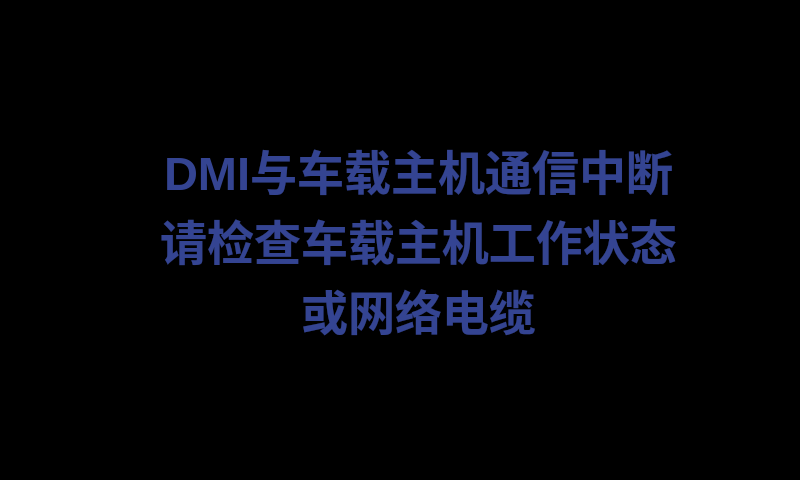
<?xml version="1.0" encoding="UTF-8"?>
<ui version="4.0">
 <class>Loseconnection7ch</class>
 <widget class="QMainWindow" name="Loseconnection7ch">
  <property name="windowModality">
   <enum>Qt::NonModal</enum>
  </property>
  <property name="geometry">
   <rect>
    <x>0</x>
    <y>0</y>
    <width>800</width>
    <height>480</height>
   </rect>
  </property>
  <property name="palette">
   <palette>
    <active>
     <colorrole role="WindowText">
      <brush brushstyle="SolidPattern">
       <color alpha="255">
        <red>255</red>
        <green>255</green>
        <blue>255</blue>
       </color>
      </brush>
     </colorrole>
     <colorrole role="Button">
      <brush brushstyle="SolidPattern">
       <color alpha="255">
        <red>0</red>
        <green>0</green>
        <blue>0</blue>
       </color>
      </brush>
     </colorrole>
     <colorrole role="Light">
      <brush brushstyle="SolidPattern">
       <color alpha="255">
        <red>0</red>
        <green>0</green>
        <blue>0</blue>
       </color>
      </brush>
     </colorrole>
     <colorrole role="Midlight">
      <brush brushstyle="SolidPattern">
       <color alpha="255">
        <red>0</red>
        <green>0</green>
        <blue>0</blue>
       </color>
      </brush>
     </colorrole>
     <colorrole role="Dark">
      <brush brushstyle="SolidPattern">
       <color alpha="255">
        <red>0</red>
        <green>0</green>
        <blue>0</blue>
       </color>
      </brush>
     </colorrole>
     <colorrole role="Mid">
      <brush brushstyle="SolidPattern">
       <color alpha="255">
        <red>0</red>
        <green>0</green>
        <blue>0</blue>
       </color>
      </brush>
     </colorrole>
     <colorrole role="Text">
      <brush brushstyle="SolidPattern">
       <color alpha="255">
        <red>255</red>
        <green>255</green>
        <blue>255</blue>
       </color>
      </brush>
     </colorrole>
     <colorrole role="BrightText">
      <brush brushstyle="SolidPattern">
       <color alpha="255">
        <red>255</red>
        <green>255</green>
        <blue>255</blue>
       </color>
      </brush>
     </colorrole>
     <colorrole role="ButtonText">
      <brush brushstyle="SolidPattern">
       <color alpha="255">
        <red>255</red>
        <green>255</green>
        <blue>255</blue>
       </color>
      </brush>
     </colorrole>
     <colorrole role="Base">
      <brush brushstyle="SolidPattern">
       <color alpha="255">
        <red>0</red>
        <green>0</green>
        <blue>0</blue>
       </color>
      </brush>
     </colorrole>
     <colorrole role="Window">
      <brush brushstyle="SolidPattern">
       <color alpha="255">
        <red>0</red>
        <green>0</green>
        <blue>0</blue>
       </color>
      </brush>
     </colorrole>
     <colorrole role="Shadow">
      <brush brushstyle="SolidPattern">
       <color alpha="255">
        <red>0</red>
        <green>0</green>
        <blue>0</blue>
       </color>
      </brush>
     </colorrole>
     <colorrole role="AlternateBase">
      <brush brushstyle="SolidPattern">
       <color alpha="255">
        <red>0</red>
        <green>0</green>
        <blue>0</blue>
       </color>
      </brush>
     </colorrole>
     <colorrole role="ToolTipBase">
      <brush brushstyle="SolidPattern">
       <color alpha="255">
        <red>255</red>
        <green>255</green>
        <blue>220</blue>
       </color>
      </brush>
     </colorrole>
     <colorrole role="ToolTipText">
      <brush brushstyle="SolidPattern">
       <color alpha="255">
        <red>0</red>
        <green>0</green>
        <blue>0</blue>
       </color>
      </brush>
     </colorrole>
    </active>
    <inactive>
     <colorrole role="WindowText">
      <brush brushstyle="SolidPattern">
       <color alpha="255">
        <red>255</red>
        <green>255</green>
        <blue>255</blue>
       </color>
      </brush>
     </colorrole>
     <colorrole role="Button">
      <brush brushstyle="SolidPattern">
       <color alpha="255">
        <red>0</red>
        <green>0</green>
        <blue>0</blue>
       </color>
      </brush>
     </colorrole>
     <colorrole role="Light">
      <brush brushstyle="SolidPattern">
       <color alpha="255">
        <red>0</red>
        <green>0</green>
        <blue>0</blue>
       </color>
      </brush>
     </colorrole>
     <colorrole role="Midlight">
      <brush brushstyle="SolidPattern">
       <color alpha="255">
        <red>0</red>
        <green>0</green>
        <blue>0</blue>
       </color>
      </brush>
     </colorrole>
     <colorrole role="Dark">
      <brush brushstyle="SolidPattern">
       <color alpha="255">
        <red>0</red>
        <green>0</green>
        <blue>0</blue>
       </color>
      </brush>
     </colorrole>
     <colorrole role="Mid">
      <brush brushstyle="SolidPattern">
       <color alpha="255">
        <red>0</red>
        <green>0</green>
        <blue>0</blue>
       </color>
      </brush>
     </colorrole>
     <colorrole role="Text">
      <brush brushstyle="SolidPattern">
       <color alpha="255">
        <red>255</red>
        <green>255</green>
        <blue>255</blue>
       </color>
      </brush>
     </colorrole>
     <colorrole role="BrightText">
      <brush brushstyle="SolidPattern">
       <color alpha="255">
        <red>255</red>
        <green>255</green>
        <blue>255</blue>
       </color>
      </brush>
     </colorrole>
     <colorrole role="ButtonText">
      <brush brushstyle="SolidPattern">
       <color alpha="255">
        <red>255</red>
        <green>255</green>
        <blue>255</blue>
       </color>
      </brush>
     </colorrole>
     <colorrole role="Base">
      <brush brushstyle="SolidPattern">
       <color alpha="255">
        <red>0</red>
        <green>0</green>
        <blue>0</blue>
       </color>
      </brush>
     </colorrole>
     <colorrole role="Window">
      <brush brushstyle="SolidPattern">
       <color alpha="255">
        <red>0</red>
        <green>0</green>
        <blue>0</blue>
       </color>
      </brush>
     </colorrole>
     <colorrole role="Shadow">
      <brush brushstyle="SolidPattern">
       <color alpha="255">
        <red>0</red>
        <green>0</green>
        <blue>0</blue>
       </color>
      </brush>
     </colorrole>
     <colorrole role="AlternateBase">
      <brush brushstyle="SolidPattern">
       <color alpha="255">
        <red>0</red>
        <green>0</green>
        <blue>0</blue>
       </color>
      </brush>
     </colorrole>
     <colorrole role="ToolTipBase">
      <brush brushstyle="SolidPattern">
       <color alpha="255">
        <red>255</red>
        <green>255</green>
        <blue>220</blue>
       </color>
      </brush>
     </colorrole>
     <colorrole role="ToolTipText">
      <brush brushstyle="SolidPattern">
       <color alpha="255">
        <red>0</red>
        <green>0</green>
        <blue>0</blue>
       </color>
      </brush>
     </colorrole>
    </inactive>
    <disabled>
     <colorrole role="WindowText">
      <brush brushstyle="SolidPattern">
       <color alpha="255">
        <red>0</red>
        <green>0</green>
        <blue>0</blue>
       </color>
      </brush>
     </colorrole>
     <colorrole role="Button">
      <brush brushstyle="SolidPattern">
       <color alpha="255">
        <red>0</red>
        <green>0</green>
        <blue>0</blue>
       </color>
      </brush>
     </colorrole>
     <colorrole role="Light">
      <brush brushstyle="SolidPattern">
       <color alpha="255">
        <red>0</red>
        <green>0</green>
        <blue>0</blue>
       </color>
      </brush>
     </colorrole>
     <colorrole role="Midlight">
      <brush brushstyle="SolidPattern">
       <color alpha="255">
        <red>0</red>
        <green>0</green>
        <blue>0</blue>
       </color>
      </brush>
     </colorrole>
     <colorrole role="Dark">
      <brush brushstyle="SolidPattern">
       <color alpha="255">
        <red>0</red>
        <green>0</green>
        <blue>0</blue>
       </color>
      </brush>
     </colorrole>
     <colorrole role="Mid">
      <brush brushstyle="SolidPattern">
       <color alpha="255">
        <red>0</red>
        <green>0</green>
        <blue>0</blue>
       </color>
      </brush>
     </colorrole>
     <colorrole role="Text">
      <brush brushstyle="SolidPattern">
       <color alpha="255">
        <red>0</red>
        <green>0</green>
        <blue>0</blue>
       </color>
      </brush>
     </colorrole>
     <colorrole role="BrightText">
      <brush brushstyle="SolidPattern">
       <color alpha="255">
        <red>255</red>
        <green>255</green>
        <blue>255</blue>
       </color>
      </brush>
     </colorrole>
     <colorrole role="ButtonText">
      <brush brushstyle="SolidPattern">
       <color alpha="255">
        <red>0</red>
        <green>0</green>
        <blue>0</blue>
       </color>
      </brush>
     </colorrole>
     <colorrole role="Base">
      <brush brushstyle="SolidPattern">
       <color alpha="255">
        <red>0</red>
        <green>0</green>
        <blue>0</blue>
       </color>
      </brush>
     </colorrole>
     <colorrole role="Window">
      <brush brushstyle="SolidPattern">
       <color alpha="255">
        <red>0</red>
        <green>0</green>
        <blue>0</blue>
       </color>
      </brush>
     </colorrole>
     <colorrole role="Shadow">
      <brush brushstyle="SolidPattern">
       <color alpha="255">
        <red>0</red>
        <green>0</green>
        <blue>0</blue>
       </color>
      </brush>
     </colorrole>
     <colorrole role="AlternateBase">
      <brush brushstyle="SolidPattern">
       <color alpha="255">
        <red>0</red>
        <green>0</green>
        <blue>0</blue>
       </color>
      </brush>
     </colorrole>
     <colorrole role="ToolTipBase">
      <brush brushstyle="SolidPattern">
       <color alpha="255">
        <red>255</red>
        <green>255</green>
        <blue>220</blue>
       </color>
      </brush>
     </colorrole>
     <colorrole role="ToolTipText">
      <brush brushstyle="SolidPattern">
       <color alpha="255">
        <red>0</red>
        <green>0</green>
        <blue>0</blue>
       </color>
      </brush>
     </colorrole>
    </disabled>
   </palette>
  </property>
  <property name="contextMenuPolicy">
   <enum>Qt::NoContextMenu</enum>
  </property>
  <property name="statusTip">
   <string notr="true"/>
  </property>
  <property name="toolButtonStyle">
   <enum>Qt::ToolButtonFollowStyle</enum>
  </property>
  <widget class="QWidget" name="widget">
   <property name="contextMenuPolicy">
    <enum>Qt::NoContextMenu</enum>
   </property>
   <widget class="QLabel" name="label">
    <property name="geometry">
     <rect>
      <x>0</x>
      <y>0</y>
      <width>1024</width>
      <height>768</height>
     </rect>
    </property>
    <property name="text">
     <string/>
    </property>
    <property name="pixmap">
     <pixmap>res/Lose_Connection.png</pixmap>
    </property>
    <property name="scaledContents">
     <bool>true</bool>
    </property>
   </widget>
   <widget class="QLabel" name="lbl_disconnect">
    <property name="geometry">
     <rect>
      <x>146</x>
      <y>78</y>
      <width>545</width>
      <height>322</height>
     </rect>
    </property>
    <property name="palette">
     <palette>
      <active>
       <colorrole role="WindowText">
        <brush brushstyle="SolidPattern">
         <color alpha="255">
          <red>52</red>
          <green>68</green>
          <blue>146</blue>
         </color>
        </brush>
       </colorrole>
      </active>
      <inactive>
       <colorrole role="WindowText">
        <brush brushstyle="SolidPattern">
         <color alpha="255">
          <red>52</red>
          <green>68</green>
          <blue>146</blue>
         </color>
        </brush>
       </colorrole>
      </inactive>
      <disabled>
       <colorrole role="WindowText">
        <brush brushstyle="SolidPattern">
         <color alpha="255">
          <red>0</red>
          <green>0</green>
          <blue>0</blue>
         </color>
        </brush>
       </colorrole>
      </disabled>
     </palette>
    </property>
    <property name="font">
     <font>
      <pointsize>35</pointsize>
      <weight>75</weight>
      <bold>true</bold>
     </font>
    </property>
    <property name="autoFillBackground">
     <bool>false</bool>
    </property>
    <property name="text">
     <string>DMI与车载主机通信中断 请检查车载主机工作状态或网络电缆</string>
    </property>
    <property name="alignment">
     <set>Qt::AlignCenter</set>
    </property>
    <property name="wordWrap">
     <bool>true</bool>
    </property>
   </widget>
  </widget>
 </widget>
 <layoutdefault spacing="6" margin="11"/>
 <resources/>
 <connections/>
</ui>
